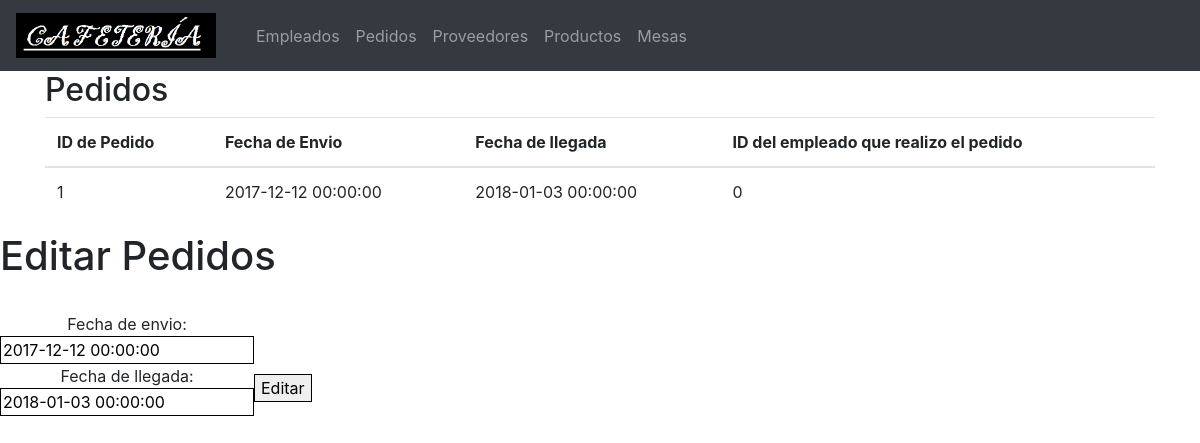
/editar_pedidos.php?id=1&ide=0, run on the app's committed database.
### tables this page shows
CREATE TABLE IF NOT EXISTS Pedido (
  idPedido INT NOT NULL,
  Fecha_envio TIMESTAMP,
  Fecha_llegada TIMESTAMP CHECK(Fecha_llegada > Fecha_envio),
  Empleados_idEmpleados INT,
  PRIMARY KEY (idPedido, Empleados_idEmpleados),
  CONSTRAINT fk_Pedido_Empleados1
    FOREIGN KEY (Empleados_idEmpleados)
    REFERENCES Empleados (idEmpleados)
	ON DELETE CASCADE
    ON UPDATE CASCADE
    );

### editar_pedidos.php (the view, shortened to what this page needs)
<!DOCTYPE html>
<html lang="es">
<head>
    <link rel="stylesheet" href="https://maxcdn.bootstrapcdn.com/bootstrap/4.1.0/css/bootstrap.min.css">
</head>
<body>
    <nav class="navbar navbar-expand-sm bg-dark navbar-dark">
        <a class="navbar-brand" href="#"> <img src="icono.png" alt="logo" style="width:200px;"> </a>
        <div class="collapse navbar-collapse" id="collapsibleNavbar">
            <ul class="navbar-nav">
                <li class="nav-item"> <a class="nav-link" href="index.php">Empleados</a> </li>
                <li class="nav-item"> <a class="nav-link" href="pedidos.php">Pedidos</a> </li>
                <li class="nav-item"> <a class="nav-link" href="proveedores.php">Proveedores</a> </li>
                <li class="nav-item"> <a class="nav-link" href="productos.php">Productos</a> </li>
                <li class="nav-item"> <a class="nav-link" href="mesa.php">Mesas</a> </li>
            </ul>
        </div>
    </nav>
    <?php
       $con = mysqli_connect("localhost", "root", "majada");
        mysqli_select_db($con, "proyecto");
        if(isset($_REQUEST['idPed'])){
            $fe = $_REQUEST['FE'];
            $fll = $_REQUEST['FLL'];
            $id = $_REQUEST['idPed'];
            $ide = $_REQUEST['IDEmp'];
            $editar = "UPDATE Pedido SET Fecha_envio = '$fe', Fecha_llegada = '$fll' WHERE idPedido = $id AND Empleados_idEmpleados = $ide";
            $editar1 = mysqli_query($con, $editar);
        }
    else {$id = $_GET['id'];
          $ide = $_GET['ide'];
         }
            $Registros = mysqli_query($con, "SELECT * FROM Pedido where idPedido = '$id' AND Empleados_idEmpleados = $ide");
            $bucle = mysqli_fetch_array($Registros);
    ?>
        <div class="container">
            <div class="table-responsive">
                <h2>Pedidos</h2>
                <table class="table table-striped">
                    <thead>
                        <tr>
                            <th>ID de Pedido</th>
                            <th>Fecha de Envio</th>
                            <th>Fecha de llegada</th>
                            <th>ID del empleado que realizo el pedido</th>
                        </tr>
                    </thead>
                    <tbody>
                        <tr>
                            <?php
			echo "<tr><td>".$bucle["idPedido"]."</td>";
            echo "<td>".$bucle["Fecha_envio"]."</td>";
            echo "<td>".$bucle["Fecha_llegada"]."</td>";
            echo "<td>".$bucle["Empleados_idEmpleados"]."</td></tr>";
        ?> </tr>
                    </tbody>
                </table>
            </div>
        </div>
        <h1>Editar Pedidos</h1>
        <form class="form-inline" method="POST" action="/editar_pedidos.php">
            <fieldset>
                <br/>
                <label for="fenvio">Fecha de envio:</label>
                <input type="datetime" name="FE" value="<?php echo $bucle['Fecha_envio'] ?>" required>
                <br/>
                <label for="flle">Fecha de llegada:</label>
                <input type="datetime" name="FLL" value="<?php echo $bucle['Fecha_llegada'] ?>" required>
                <br/>
                <br/> </fieldset>
            <br>
            <input type="submit" value="Editar" /> </form>
</body>
</html>

### editar_pedidos.php (style rules this page uses)
input { border: 1px solid black; }
fieldset { margin-bottom: 4%; }

### data on the page
pedido: idPedido "1", Fecha_envio "2017-12-12 00:00:00", Fecha_llegada "2018-01-03 00:00:00", Empleados_idEmpleados "0", FE "2017-12-12 00:00:00", FLL "2018-01-03 00:00:00"
